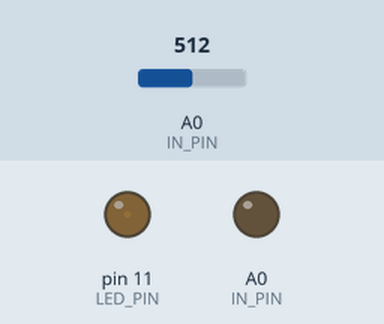
Bench run of a sketch on a simulated Arduino Uno, built with avr-gcc and run on an emulated ATmega328P. On the bench: output pins drawn as LEDs (lit = HIGH). The inputs (shaded band) are chosen by the test bench; at power-on: A0 (IN_PIN) = 512.

Above: at 1.2 s.
1.3 s: A0 (IN_PIN) set to 165
2.8 s: A0 (IN_PIN) set to 139
At 4.0 s:
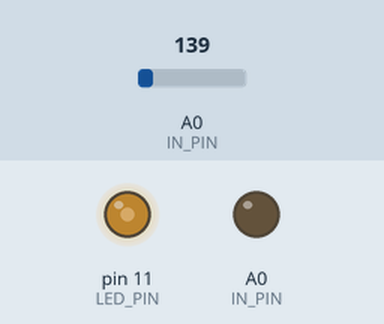
4.3 s: A0 (IN_PIN) set to 56
5.8 s: A0 (IN_PIN) set to 46
At 6.5 s:
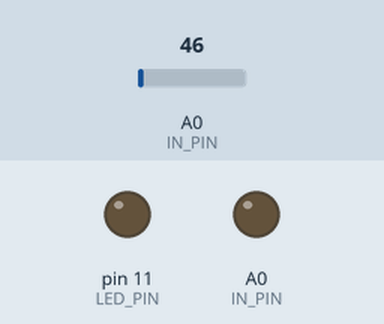
7.3 s: A0 (IN_PIN) set to 122
At 7.7 s:
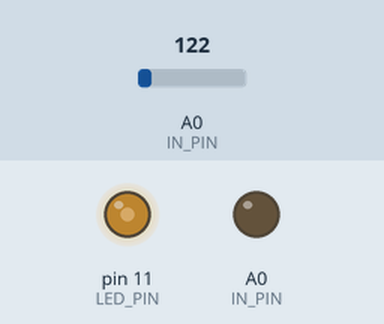
8.8 s: A0 (IN_PIN) set to 160
At 10.0 s:
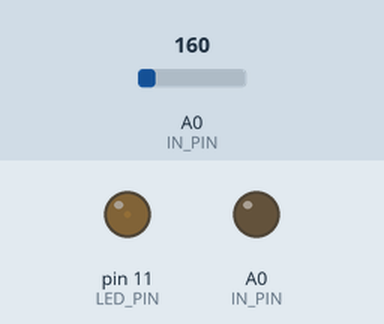
Timing chart, 0 to 11.3 s (numbered marks = the images above; inputs shaded):
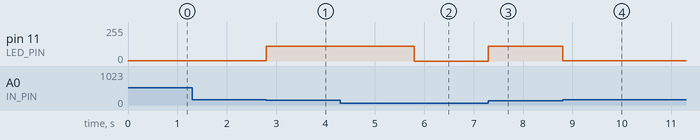

The sketch:

photoresistor_led_brightness1.ino
```cpp
#define LED_PIN 11
#define IN_PIN A0


void setup() {

 pinMode(LED_PIN,OUTPUT);
 pinMode(IN_PIN,A0);

}


void loop() {

 int lightValue = analogRead(IN_PIN);

  if(lightValue <= 50) {
    analogWrite(LED_PIN,0);
  }

  else if(lightValue > 50 && lightValue < 150) {
    analogWrite(LED_PIN,110);
  }

  else {
    analogWrite(LED_PIN,770);
  }


}
```

Measured:
- the behaviour switches between 150 and 149 on A0 (IN_PIN) (found by bisection; images 0 and 1)
- the behaviour switches between 51 and 50 on A0 (IN_PIN) (found by bisection; images 1 and 2)
- after the input at 1.3 s, every drawn part: stays the same
- after the input at 2.8 s, pin 11 (LED_PIN): 2/255 → 110/255 at once
- after the input at 4.3 s, every drawn part: stays the same
- after the input at 5.8 s, pin 11 (LED_PIN): 110/255 → 0/255 at once
- after the input at 7.3 s, pin 11 (LED_PIN): 0/255 → 110/255 at once
- after the input at 8.8 s, pin 11 (LED_PIN): 110/255 → 2/255 at once
